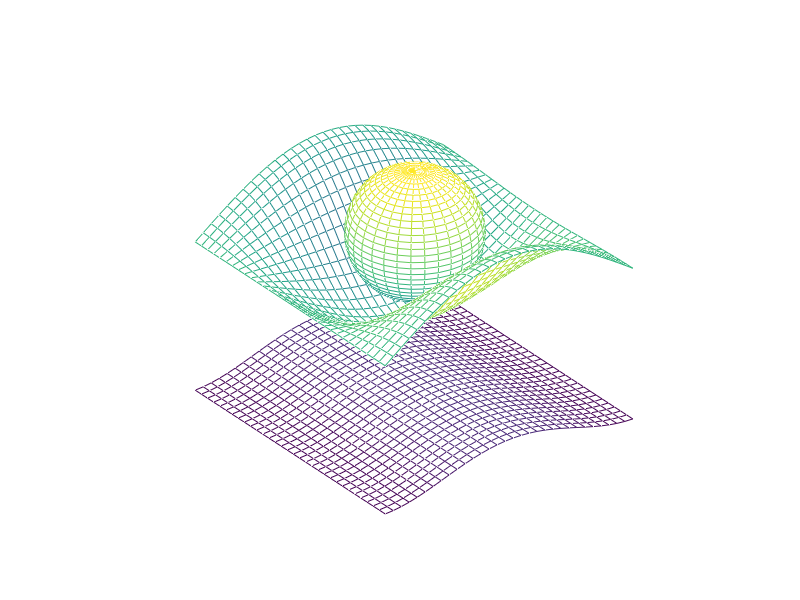

Write MATLAB code to recreate this figure.
function [] = plane()
K = 17;
R = 7;
alpha = 5*(R^2);

ps = 0:.1:pi;
th = 0:.2:2*pi;

[Psi, Theta] = meshgrid(ps, th);

X = R.*sin(Psi).*cos(Theta);
Y = R.*sin(Psi).*sin(Theta);
Z = R.*cos(Psi);

mesh(X,Y), hold on
mesh(-K*exp(-(X.^2 + Y.^2)/alpha))
mesh(X+K, Y+K, Z+((R+K)/(K-R)))

axis("equal")
axis("off")

end
